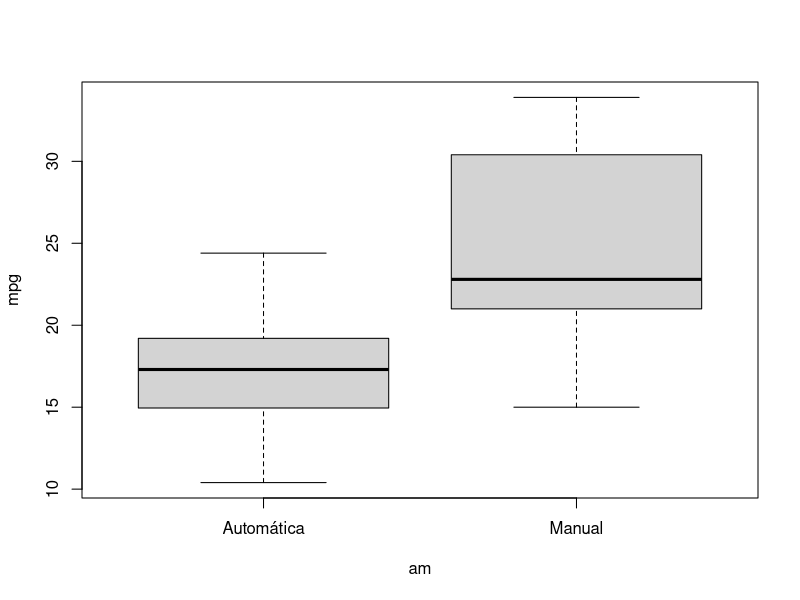

Source code (R):
# Teste t de Student (dois grupos)
# Material didático — Estatística e Ciência de Dados — ICTIN/UFLA
# Fonte: e-book Psicometria Online

resultado <- t.test(mpg ~ am, data = mtcars,
                    var.equal = TRUE, conf.level = 0.95)
print(resultado)
boxplot(mpg ~ am, data = mtcars, names = c("Automática", "Manual"))
